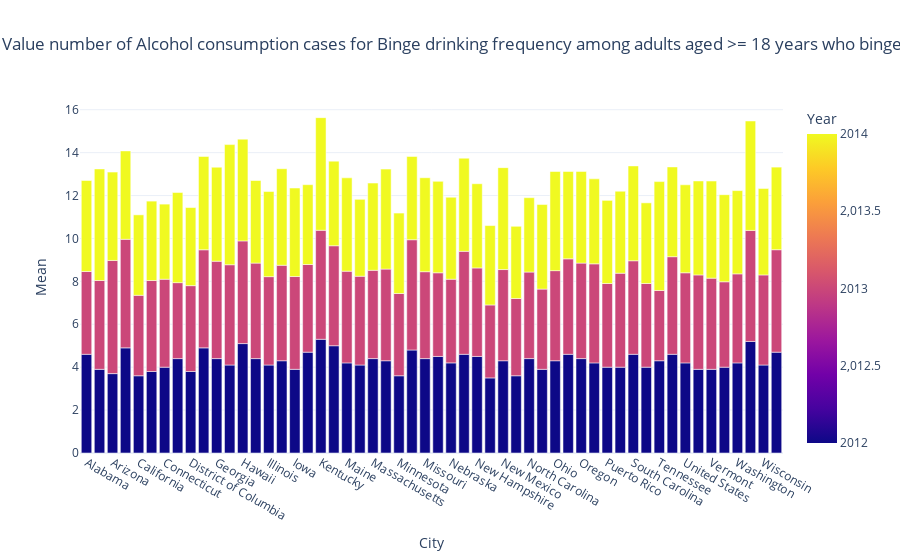
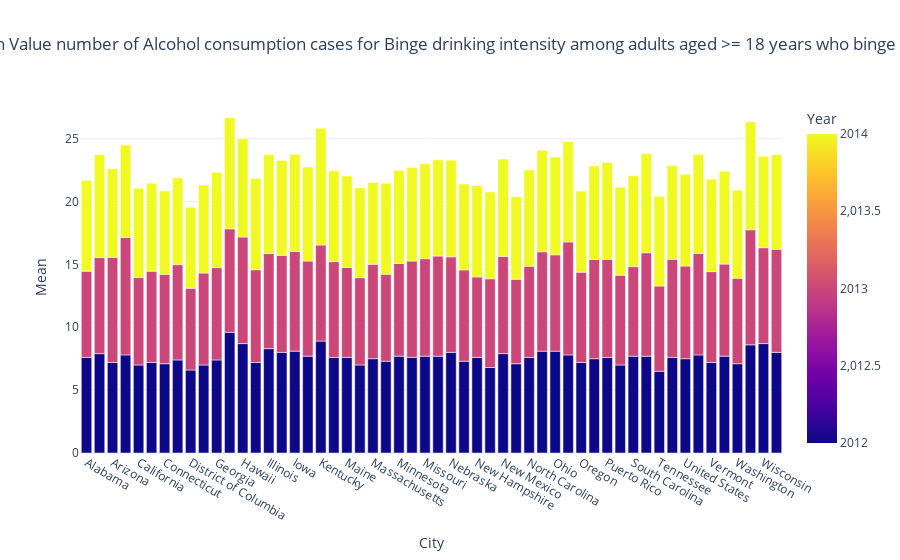

Write notebook code for charts like these, in order.
### Markdown cell above
There are only unique values in the DataValueAlt column, no categorical values or duplicates.
<br><br>
Now we go to the <u>fun</u> part!
<br><br>
Using the <b>MatPlotLib</b> and <b>Plotly</b> libraries, we are going to evaluate the data distribution with a histogram and box plot for Alcohol consumption and Diabetes to extract some useful data.

### Code cell
import matplotlib.pyplot as plt
import plotly.express as px
import pandas as pd

# Filter for 'Mean' DataValueType and 'alcohol' Disease
alcohol_data = filtered_collected_data[(filtered_collected_data['DataValueType'] == 'Mean') & (filtered_collected_data['Disease'].str.contains('alcohol', case=False))]

# Loop through each unique type of data in the 'Question' column
questions = alcohol_data['Question'].unique()

for question in questions:
    question_data = alcohol_data[alcohol_data['Question'] == question]

    if question_data.empty:
        print(f"No data available for question: {question}")
        continue

    # Plotting graphs of DataValueAlt to check distribution
    fig, axs = plt.subplots(1, 2, figsize=(12, 5))

    # Histogram
    axs[0].hist(question_data['DataValueAlt'].dropna(), bins=10)
    axs[0].set_xlabel('DataValueAlt')
    axs[0].set_ylabel('Frequency')
    axs[0].set_title(f'Histogram of "DataValueAlt" for {question}')

    # Boxplot
    axs[1].boxplot(question_data['DataValueAlt'])
    axs[1].set_xlabel('DataValueAlt')
    axs[1].set_ylabel('Values')
    axs[1].set_title(f'Boxplot of "DataValueAlt" for {question}')
    axs[1].grid(False)

    # Adjusting the layout
    plt.tight_layout()
    plt.show()

    print(f'Here is the description of the dataset for the column "DataValueAlt" for {question}:\n')
    print(question_data['DataValueAlt'].describe())

    # Calculating the quartiles and IQR
    Q1 = question_data['DataValueAlt'].quantile(0.25)
    Q3 = question_data['DataValueAlt'].quantile(0.75)
    IQR = Q3 - Q1
    inferior_limit = Q1 - 1.5 * IQR
    superior_limit = Q3 + 1.5 * IQR

    print(f"\nThe superior limit is {superior_limit:.2f}.\n The inferior limit is {inferior_limit:.2f}.\n The Interquartile Range is {IQR:.2f}.\n")

    # Grouping data by 'YearStart' and 'LocationDesc' and calculating the mean of 'DataValueAlt'
    grouped_data = question_data.groupby(['YearStart', 'LocationDesc'])['DataValueAlt'].mean().reset_index()

    # Creating an interactive bar graph for the full dataset
    fig_full_data = px.bar(grouped_data,
                           x='LocationDesc',
                           y='DataValueAlt',
                           color='YearStart',
                           barmode='group',
                           title=f'Mean Value number of Alcohol consumption cases for {question}',
                           labels={'DataValueAlt': 'Mean', 'LocationDesc': 'City', 'YearStart': 'Year'})

    # Updating the layout for a modern look
    fig_full_data.update_layout(
        template='plotly_white',  # Choose a modern template
        xaxis_title='City',
        yaxis_title='Mean',
        title_x=0.5,  # Center the title
        legend_title_text='Year'
    )

    # Show the figure
    fig_full_data.show()

    print()

### Figure 1 — Plotly figure (JSON) as saved in the notebook; plotly's stock layout.template omitted (floating-point values rounded to 4 significant figures; data arrays with more than 128 entries replaced by an {"elided": "..."} marker saying what was removed)
{"data": [{"alignmentgroup": "True", "hovertemplate": "City=%{x}<br>Mean=%{y}<br>Year=%{marker.color}<extra></extra>", "legendgroup": "", "marker": {"color": {"elided": "162 int values"}, "coloraxis": "coloraxis", "pattern": {"shape": ""}}, "name": "", "offsetgroup": "", "orientation": "v", "showlegend": false, "textposition": "auto", "type": "bar", "x": {"elided": "162 str values"}, "xaxis": "x", "y": {"elided": "162 float values"}, "yaxis": "y"}], "layout": {"barmode": "group", "coloraxis": {"colorbar": {"title": {"text": "Year"}}, "colorscale": [[0, "#0d0887"], [0.1111, "#46039f"], [0.2222, "#7201a8"], [0.3333, "#9c179e"], [0.4444, "#bd3786"], [0.5556, "#d8576b"], [0.6667, "#ed7953"], [0.7778, "#fb9f3a"], [0.8889, "#fdca26"], [1, "#f0f921"]]}, "legend": {"title": {"text": "Year"}, "tracegroupgap": 0}, "title": {"text": "Mean Value number of Alcohol consumption cases for Binge drinking frequency among adults aged >= 18 years who binge drink", "x": 0.5}, "xaxis": {"anchor": "y", "domain": [0, 1], "title": {"text": "City"}}, "yaxis": {"anchor": "x", "domain": [0, 1], "title": {"text": "Mean"}}}}

### Figure 2 — Plotly figure (JSON) as saved in the notebook; plotly's stock layout.template omitted (floating-point values rounded to 4 significant figures; data arrays with more than 128 entries replaced by an {"elided": "..."} marker saying what was removed)
{"data": [{"alignmentgroup": "True", "hovertemplate": "City=%{x}<br>Mean=%{y}<br>Year=%{marker.color}<extra></extra>", "legendgroup": "", "marker": {"color": {"elided": "162 int values"}, "coloraxis": "coloraxis", "pattern": {"shape": ""}}, "name": "", "offsetgroup": "", "orientation": "v", "showlegend": false, "textposition": "auto", "type": "bar", "x": {"elided": "162 str values"}, "xaxis": "x", "y": {"elided": "162 float values"}, "yaxis": "y"}], "layout": {"barmode": "group", "coloraxis": {"colorbar": {"title": {"text": "Year"}}, "colorscale": [[0, "#0d0887"], [0.1111, "#46039f"], [0.2222, "#7201a8"], [0.3333, "#9c179e"], [0.4444, "#bd3786"], [0.5556, "#d8576b"], [0.6667, "#ed7953"], [0.7778, "#fb9f3a"], [0.8889, "#fdca26"], [1, "#f0f921"]]}, "legend": {"title": {"text": "Year"}, "tracegroupgap": 0}, "title": {"text": "Mean Value number of Alcohol consumption cases for Binge drinking intensity among adults aged >= 18 years who binge drink", "x": 0.5}, "xaxis": {"anchor": "y", "domain": [0, 1], "title": {"text": "City"}}, "yaxis": {"anchor": "x", "domain": [0, 1], "title": {"text": "Mean"}}}}
